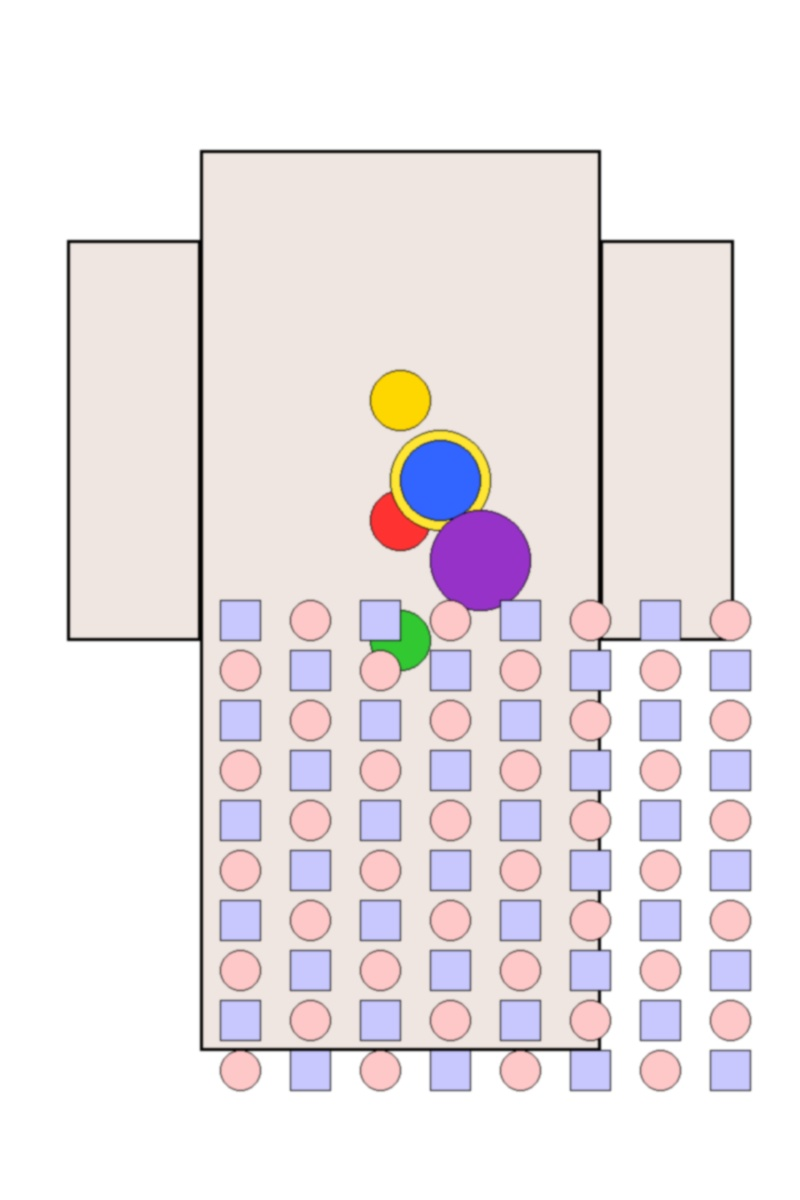
#> input picture sample_kimono.jpg, 800 x 1200 px; its folder holds only this picture in this run
$ python test_image_processor.py
#> lines starting #> are read from the running program, lines starting #| are printed output that depends on the picture
### config.py
"""
Configuration module for the Kimono Textile Analyzer application.
Manages all configurable settings through a TOML file.
"""

import os
import sys
from pathlib import Path
import json

# Define default configuration values
DEFAULT_CONFIG = {
    # File and directory paths
    "paths": {
        "previews_dir": "previews",
        "debug_dir": "previews/debug",
        "prompts_dir": "prompts",
        "default_prompt_file": "prompts/user_prompt.txt",
        "technical_prompt_file": "prompts/technical_prompt.txt",
    },
    # Image processing parameters
    "image_processing": {
        "selection_ratio": 0.1,  # Selection circle diameter as percentage of image's shortest dimension
        "zoom_factor": 3.0,  # How much to zoom the preview
        "png_compression": 4,  # Balanced compression (range 0-9, lower is better quality)
        "high_resampling": 1,  # Image.LANCZOS (1) is highest quality resampling filter
    },
    # Gemini API configuration
    "gemini_api": {
        "model_name": "gemini-1.5-pro-vision",
        "max_output_tokens": 256,
        "temperature": 0.1,  # Low temperature for more deterministic responses
        "top_p": 0.95,
        "top_k": 0,
    },
    # File type support
    "supported_formats": {
        "image_extensions": [".jpg", ".jpeg", ".png", ".bmp", ".gif"],
    },
    # Target type options
    "detection": {
        "default_target_type": "textile pattern or detail",
    },
}

# Path to the config file and workspace root
CONFIG_FILE = "config.toml"
WORKSPACE_ROOT = os.path.dirname(os.path.abspath(__file__))
CONFIG_PATH = os.path.join(WORKSPACE_ROOT, CONFIG_FILE)


# Load configuration
def load_config():
    """Load configuration from the config file or create default if not exists."""
    try:
        import toml

        if os.path.exists(CONFIG_PATH):
            with open(CONFIG_PATH, "r", encoding="utf-8") as f:
                # Load the TOML file and merge with defaults
                user_config = toml.load(f)
                # Recursively update the default config with user values
                merged_config = _deep_update(DEFAULT_CONFIG.copy(), user_config)
                return merged_config
        else:
            # Create a default config file
            create_default_config()
            return DEFAULT_CONFIG
    except ImportError:
        print("Warning: toml package not installed. Using default configuration.")
        print("To enable configuration, run: pip install toml")
        return DEFAULT_CONFIG
    except Exception as e:
        print(f"Error loading configuration: {e}")
        return DEFAULT_CONFIG


def create_default_config():
    """Create a default configuration file if it doesn't exist."""
    try:
        import toml

        # Create parent directories if they don't exist
        os.makedirs(os.path.dirname(CONFIG_PATH), exist_ok=True)

        # Write the default configuration to the file
        with open(CONFIG_PATH, "w", encoding="utf-8") as f:
            toml.dump(DEFAULT_CONFIG, f)
            print(f"Created default configuration file at {CONFIG_PATH}")
    except ImportError:
        print(
            "Warning: toml package not installed. Cannot create default configuration file."
        )
        print("To enable configuration, run: pip install toml")
    except Exception as e:
        print(f"Error creating default configuration file: {e}")


# [12 lines left out: function _deep_update, not called in this run]


def get_config():
    """Get the configuration, loading it if necessary."""
    if not hasattr(get_config, "_config"):
        get_config._config = load_config()
    return get_config._config


def get_path(key):
    """
    Get a path from the configuration.

    Returns an absolute path based on the workspace root.
    """
    config = get_config()
    if key in config["paths"]:
        path = config["paths"][key]
        # If path is not absolute, make it absolute based on workspace root
        if not os.path.isabs(path):
            path = os.path.join(WORKSPACE_ROOT, path)
        # Create the directory if it doesn't exist
        if key.endswith("_dir"):
            os.makedirs(path, exist_ok=True)
        return path
    return os.path.join(WORKSPACE_ROOT, DEFAULT_CONFIG["paths"].get(key, ""))


def get_image_processing(key):
    """Get an image processing parameter from the configuration."""
    config = get_config()
    if key in config["image_processing"]:
        return config["image_processing"][key]
    return DEFAULT_CONFIG["image_processing"].get(key, None)


# [50 lines left out: functions get_gemini_api, get_supported_formats, get_default_target_type, load_environment_variables, not called in this run]


# Initialize configuration
CONFIG = get_config()

# Ensure required directories exist
for dir_key in ["previews_dir", "debug_dir", "prompts_dir"]:
    path = get_path(dir_key)
    os.makedirs(path, exist_ok=True)


# Create split prompt files if they don't exist
def ensure_prompt_files():
    """Ensure the prompt files exist with appropriate content."""
    # Technical prompt (system/framework part, not intended for user editing)
    tech_prompt_file = get_path("technical_prompt_file")
    if not os.path.exists(tech_prompt_file):
        os.makedirs(os.path.dirname(tech_prompt_file), exist_ok=True)
        with open(tech_prompt_file, "w", encoding="utf-8") as f:
            f.write(DEFAULT_TECHNICAL_PROMPT)
        print(f"Created technical prompt file at {tech_prompt_file}")

    # User-editable prompt (the instructions specific to what to look for)
    user_prompt_file = get_path("default_prompt_file")
    if not os.path.exists(user_prompt_file):
        os.makedirs(os.path.dirname(user_prompt_file), exist_ok=True)
        with open(user_prompt_file, "w", encoding="utf-8") as f:
            f.write(DEFAULT_USER_PROMPT)
        print(f"Created user prompt file at {user_prompt_file}")


# Helper function to load and combine prompts
# [32 lines left out: function get_combined_prompt, not called in this run]


# Default prompts as fallbacks
DEFAULT_TECHNICAL_PROMPT = """
Respond with TWO PARTS:

1. COORDS: Normalized values between 0 and 1 in the format x1,y1,x2,y2 where (x1,y1) is the top-left corner and (x2,y2) is the bottom-right corner.

2. DESCRIPTION: A brief description (1-2 sentences) of what you identified and why it's interesting or visually notable.

Format your response EXACTLY as:
COORDS: x1,y1,x2,y2
DESCRIPTION: Your description here.
""".strip()

DEFAULT_USER_PROMPT = """Please analyze this image and identify ONE SPECIFIC {target_type} that stands out.

I need you to find a SINGLE, DISTINCT object or feature in this image - not a general area.

Step by step:
1. Scan the entire image for distinct {target_type} elements
2. Identify ONE specific element that is:
   - Clearly defined with distinct boundaries
   - Visually separate from its surroundings
   - Small enough to be a precise target (5-15% of the image area)
   - Detailed enough to benefit from magnification

3. Find the exact center point of this specific element
4. Create a tight bounding box directly around ONLY this single element
""".strip()

# Ensure the prompt files exist
ensure_prompt_files()

### image_processor.py
#!/usr/bin/env python3
"""
Image processing module for kimono textile analyzer.
Creates highlighted images with circular overlay and zoomed previews.
"""
import os
from PIL import Image, ImageDraw, ImageFilter

# Import configuration
import config

# Get configuration values from config
PNG_COMPRESSION = config.get_image_processing("png_compression")
HIGH_RESAMPLING = config.get_image_processing("high_resampling")

# Default circle sizing parameters (from config)
DEFAULT_SELECTION_RATIO = config.get_image_processing("selection_ratio")
DEFAULT_ZOOM_FACTOR = config.get_image_processing("zoom_factor")


def create_highlighted_image(
    original_image,
    interesting_area,
    preview_center=None,
    selection_ratio=None,
    zoom_factor=None,
    show_debug_overlay=False,
):
    """
    Create an image with a circular highlight and zoomed preview of the interesting area.

    Args:
        original_image: PIL Image object of the original image
        interesting_area: tuple (x1, y1, x2, y2) coordinates of the interesting area
        preview_center: tuple (x, y) coordinates for the center of the preview circle
        (optional)
        selection_ratio: The size of the selection circle as a ratio of the image's
        shortest dimension (default from config)
        zoom_factor: How much to zoom the preview (default from config)
        show_debug_overlay: Whether to draw the original bounding box as a debug overlay

    Returns:
        PIL Image: Processed image with highlight and zoomed preview
    """
    # Apply default values from config if not specified
    if selection_ratio is None:
        selection_ratio = DEFAULT_SELECTION_RATIO
    if zoom_factor is None:
        zoom_factor = DEFAULT_ZOOM_FACTOR

    # Validate the interesting area coordinates
    x1, y1, x2, y2 = interesting_area
    width, height = original_image.size

    # Store the original coordinates for debug overlay
    original_box = (x1, y1, x2, y2)

    # Ensure coordinates are within image bounds
    x1 = max(0, min(x1, width - 1))
    y1 = max(0, min(y1, height - 1))
    x2 = max(0, min(x2, width))
    y2 = max(0, min(y2, height))

    # Ensure right > left and bottom > top
    if x2 <= x1:
        x1, x2 = x2 - 1, x1 + 1
    if y2 <= y1:
        y1, y2 = y2 - 1, y1 + 1

    # Update the interesting area with validated coordinates
    interesting_area = (x1, y1, x2, y2)

    # Make a copy of the original image
    # Ensure we're working in RGBA mode to preserve quality during processing
    if original_image.mode != "RGBA":
        result = original_image.copy().convert("RGBA")
    else:
        result = original_image.copy()

    # Get the interesting area coordinates
    x1, y1, x2, y2 = interesting_area

    # Use floating point division for more accurate center calculation
    center_x = (x1 + x2) / 2
    center_y = (y1 + y2) / 2

    # Convert to integers for drawing functions at the end of calculations
    center_x = int(center_x)
    center_y = int(center_y)

    # Calculate the selection circle size based on the image dimensions
    shortest_dimension = min(width, height)
    highlight_diameter = int(shortest_dimension * selection_ratio)
    highlight_radius = highlight_diameter / 2  # Use floating-point division

    # For drawing functions, we'll convert radius to integer where needed
    int_radius = int(highlight_radius)

    # Create a transparent overlay for dark gray with transparency
    overlay = Image.new("RGBA", result.size, (0, 0, 0, 0))
    overlay_draw = ImageDraw.Draw(overlay)

    # Draw a semi-transparent dark gray circle
    overlay_draw.ellipse(
        [
            (center_x - int_radius, center_y - int_radius),
            (center_x + int_radius, center_y + int_radius),
        ],
        fill=(50, 50, 50, 160),  # Dark gray with increased opacity
        outline=(255, 120, 0, 230),  # Orange outline to match the connecting line
        width=max(
            1, int(highlight_radius * 0.09)
        ),  # Border width proportional to radius
    )

    # If debug overlay is enabled, draw the original bounding box
    if show_debug_overlay:
        # Draw the original bounding box from Gemini in blue
        ox1, oy1, ox2, oy2 = original_box
        outline_width = max(
            1, int(shortest_dimension * 0.003)
        )  # Proportional to image size
        overlay_draw.rectangle(
            [(ox1, oy1), (ox2, oy2)],
            fill=None,
            outline=(0, 100, 255, 220),  # Blue, semi-transparent
            width=outline_width,
        )

        # Add a small label for the debug box
        text_bg_size = (90, 20)
        text_bg = Image.new("RGBA", text_bg_size, (0, 100, 255, 180))
        overlay.paste(text_bg, (ox1, max(0, oy1 - 20)), text_bg)

        # Add text "API Boundary" next to the bounding box
        overlay_draw.text(
            (ox1 + 5, max(0, oy1 - 18)),
            "API Boundary",
            fill=(255, 255, 255, 255),  # White text
        )

    # Print dimensions for debugging
    print(
        f"DEBUG: Circle diameter = {highlight_radius*2} pixels with proportional border"
    )
    print(
        f"DEBUG: Image dimensions = {width}x{height}, selection ratio = {selection_ratio}"
    )
    if show_debug_overlay:
        print(f"DEBUG: Original bounding box = {original_box}")

    # Apply a slight blur to the overlay for smoother edges
    overlay = overlay.filter(ImageFilter.GaussianBlur(radius=0.5))

    # Paste the overlay onto the result
    result = Image.alpha_composite(result, overlay)

    # Create a zoomed view of the interesting part
    zoom_radius = highlight_radius * zoom_factor  # Keep as float initially

    # Calculate the position for the zoomed preview
    # Place it in the corner that's furthest from the interesting area
    width, height = original_image.size

    # Use the provided preview center if available
    if preview_center:
        preview_x, preview_y = preview_center
        # Ensure preview center is within image bounds
        preview_x = max(0, min(preview_x, width - 1))
        preview_y = max(0, min(preview_y, height - 1))
        print(f"Using provided preview center: ({preview_x}, {preview_y})")

        # Use the preview center for determining the corner
        center_to_use = preview_center
    else:
        # Use the magnification center for determining the corner
        center_to_use = (center_x, center_y)

    # Extract the region to zoom
    if preview_center:
        preview_x, preview_y = preview_center
        # We should extract the region around the magnification center
        # (not the preview center)
        crop_region = original_image.crop(
            (
                max(0, center_x - int_radius),
                max(0, center_y - int_radius),
                min(width, center_x + int_radius),
                min(height, center_y + int_radius),
            )
        )

        # The preview center determines where to place the zoomed preview
        # Calculate the position of the zoomed preview based on the preview center
        zoom_size = int(zoom_radius * 2)  # Convert to int for image operations
        zoom_padding = int(
            max(10, shortest_dimension * 0.01)
        )  # Padding from the edge (proportional)

        # Place the zoomed preview centered on the preview point using floating-point math
        zoom_x = max(0, min(width - zoom_size, int(preview_x - zoom_size / 2)))
        zoom_y = max(0, min(height - zoom_size, int(preview_y - zoom_size / 2)))
    else:
        crop_region = original_image.crop(
            (
                max(0, center_x - int_radius),
                max(0, center_y - int_radius),
                min(width, center_x + int_radius),
                min(height, center_y + int_radius),
            )
        )

        # Determine which corner to put the zoomed preview in
        corners = [
            (0, 0, "top-left"),
            (width, 0, "top-right"),
            (0, height, "bottom-left"),
            (width, height, "bottom-right"),
        ]

        # Find the corner furthest from the center point
        furthest_corner = max(
            corners,
            key=lambda c: (c[0] - center_to_use[0]) ** 2
            + (c[1] - center_to_use[1]) ** 2,
        )
        _, _, corner_name = furthest_corner

        # Calculate the position of the zoomed preview
        zoom_size = int(zoom_radius * 2)  # Convert to int for image operations
        zoom_padding = int(
            max(10, shortest_dimension * 0.01)
        )  # Padding from the edge (proportional)

        if "top" in corner_name:
            zoom_y = zoom_padding
        else:
            zoom_y = height - zoom_size - zoom_padding

        if "left" in corner_name:
            zoom_x = zoom_padding
        else:
            zoom_x = width - zoom_size - zoom_padding

    # Resize for the zoom effect (use LANCZOS instead of BICUBIC for highest quality)
    zoomed = crop_region.resize((zoom_size, zoom_size), resample=HIGH_RESAMPLING)

    # Create a larger mask for antialiasing
    mask_size = zoom_size + 4  # Slightly larger for smooth edges

    # First create a larger mask with blur for antialiasing
    big_mask = Image.new("L", (mask_size, mask_size), 0)
    big_mask_draw = ImageDraw.Draw(big_mask)
    big_mask_draw.ellipse((2, 2, mask_size - 2, mask_size - 2), fill=255)

    # Apply a slight blur for antialiasing edges
    smooth_mask = big_mask.filter(ImageFilter.GaussianBlur(radius=1.5))

    # Resize back to the exact size we need
    mask = smooth_mask.resize((zoom_size, zoom_size), resample=HIGH_RESAMPLING)

    # Create a background for the zoomed preview with slightly rounded corners
    zoom_bg = Image.new("RGBA", (zoom_size, zoom_size), (255, 255, 255, 180))

    # Apply the mask to both the zoomed image and background
    if zoomed.mode != "RGBA":
        zoomed = zoomed.convert("RGBA")
    zoomed.putalpha(mask)
    zoom_bg.putalpha(mask)

    # Ensure result is in RGBA for pasting
    if result.mode != "RGBA":
        result = result.convert("RGBA")

    # Paste the background first
    result.paste(zoom_bg, (zoom_x, zoom_y), zoom_bg)

    # Then paste the zoomed image
    result.paste(zoomed, (zoom_x, zoom_y), zoomed)

    # Draw a border around the zoomed preview with antialiasing
    result_draw = ImageDraw.Draw(result)
    border_color = (255, 120, 0, 255)  # ORANGE outline
    border_width = max(
        5, int(zoom_size * 0.05)
    )  # Border width proportional to zoomed size

    # Draw a slightly blurred rectangle for the border to achieve antialiasing
    border_img = Image.new(
        "RGBA",
        (zoom_size + border_width * 2, zoom_size + border_width * 2),
        (0, 0, 0, 0),
    )
    border_draw = ImageDraw.Draw(border_img)

    # Draw the outer and inner circles for the border
    border_draw.ellipse(
        (0, 0, zoom_size + border_width * 2 - 1, zoom_size + border_width * 2 - 1),
        fill=border_color,
    )
    border_draw.ellipse(
        (
            border_width,
            border_width,
            zoom_size + border_width - 1,
            zoom_size + border_width - 1,
        ),
        fill=(0, 0, 0, 0),
    )

    # Apply blur for smoother edges
    border_img = border_img.filter(ImageFilter.GaussianBlur(radius=0.7))

    # Paste the border image
    result.paste(border_img, (zoom_x - border_width, zoom_y - border_width), border_img)

    # Draw a line connecting the interesting area to the zoomed preview
    if preview_center:
        # Draw a line from the magnification point to the zoomed preview
        line_width = max(2, int(shortest_dimension * 0.003))  # Proportional line width
        result_draw.line(
            [
                (center_x, center_y),
                (int(zoom_x + zoom_size / 2), int(zoom_y + zoom_size / 2)),
            ],
            fill=(255, 120, 0, 255),  # ORANGE line
            width=line_width,
        )
    else:
        line_width = max(2, int(shortest_dimension * 0.003))  # Proportional line width
        result_draw.line(
            [
                (center_x, center_y),
                (int(zoom_x + zoom_size / 2), int(zoom_y + zoom_size / 2)),
            ],
            fill=(255, 120, 0, 255),  # ORANGE line
            width=line_width,
        )

    return result


# [147 lines left out: functions save_debug_image, save_processed_image, not called in this run]

### test_image_processor.py
#!/usr/bin/env python3
"""
Test script for the image_processor.py module.
"""
import os
import sys
from PIL import Image
import image_processor


def main():
    """Test the image_processor.py module."""
    # Find a JPG image in the current directory
    image_files = [
        f
        for f in os.listdir(".")
        if f.endswith(".jpg") or f.endswith(".jpeg") or f.endswith(".png")
    ]

    if not image_files:
        print("No image files found in the current directory.")
        return 1

    image_path = image_files[0]
    print(f"Using image: {image_path}")

    # Load the image
    image = Image.open(image_path)
    width, height = image.size
    print(f"Image dimensions: {width}x{height}")

    # Define test points
    mag_x, mag_y = width // 3, height // 3
    preview_x, preview_y = width * 2 // 3, height * 2 // 3

    # Create a bounding box around the magnification point
    radius = 128
    x1 = max(0, mag_x - radius)
    y1 = max(0, mag_y - radius)
    x2 = min(width, mag_x + radius)
    y2 = min(height, mag_y + radius)
    interesting_area = (x1, y1, x2, y2)

    print(f"Magnification point: ({mag_x}, {mag_y})")
    print(f"Preview point: ({preview_x}, {preview_y})")
    print(f"Interesting area: {interesting_area}")

    # Test with preview center
    print("\nTesting with preview center...")
    result1 = image_processor.create_highlighted_image(
        image, interesting_area, preview_center=(preview_x, preview_y)
    )
    result1.save("test_with_preview.png")
    print("Saved to test_with_preview.png")

    # Test without preview center
    print("\nTesting without preview center...")
    result2 = image_processor.create_highlighted_image(image, interesting_area)
    result2.save("test_without_preview.png")
    print("Saved to test_without_preview.png")

    return 0


if __name__ == "__main__":
    sys.exit(main())
#> in main, image is the input picture: PIL image 800x1200 RGB; mean R, G, B 237, 230.1, 232.4
#| Image dimensions: 800x1200
#| Magnification point: (266, 400)
#| Preview point: (533, 800)
#| Interesting area: (138, 272, 394, 528)
#| DEBUG: Circle diameter = 80.0 pixels with proportional border
#| DEBUG: Image dimensions = 800x1200, selection ratio = 0.1
#> in create_highlighted_image, `overlay = overlay.filter(ImageFilter.GaussianBlur(radius=0.5))`:
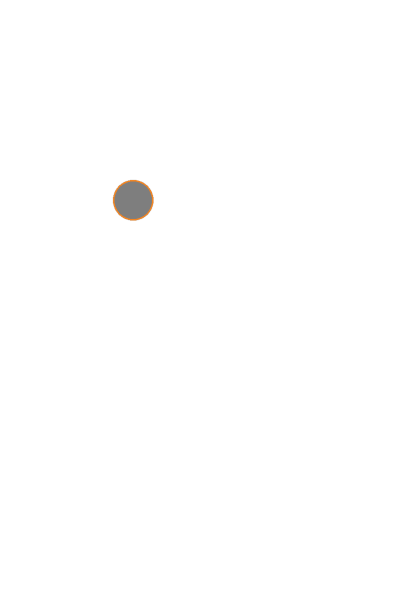
#> overlay: PIL image 800x1200 RGBA (shown at 1/2 size); mean R, G, B, A 0.4, 0.3, 0.2, 0.9; transparent parts drawn white
#| Using provided preview center: (533, 800)
#> in create_highlighted_image, `crop_region = original_image.crop( ( max(0, center_x - int_radius), ma..`:
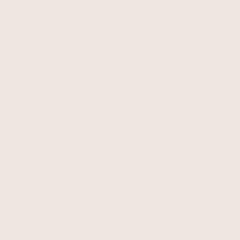
#> crop_region: PIL image 80x80 RGB (shown 3 times larger); mean R, G, B 239, 230, 225
#> in create_highlighted_image, `smooth_mask = big_mask.filter(ImageFilter.GaussianBlur(radius=1.5))`:
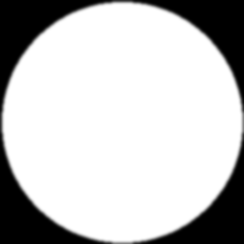
#> smooth_mask: PIL image 244x244 L; min 0, max 255, mean 195.2
#> (the rest of the program and of its run is left out)
